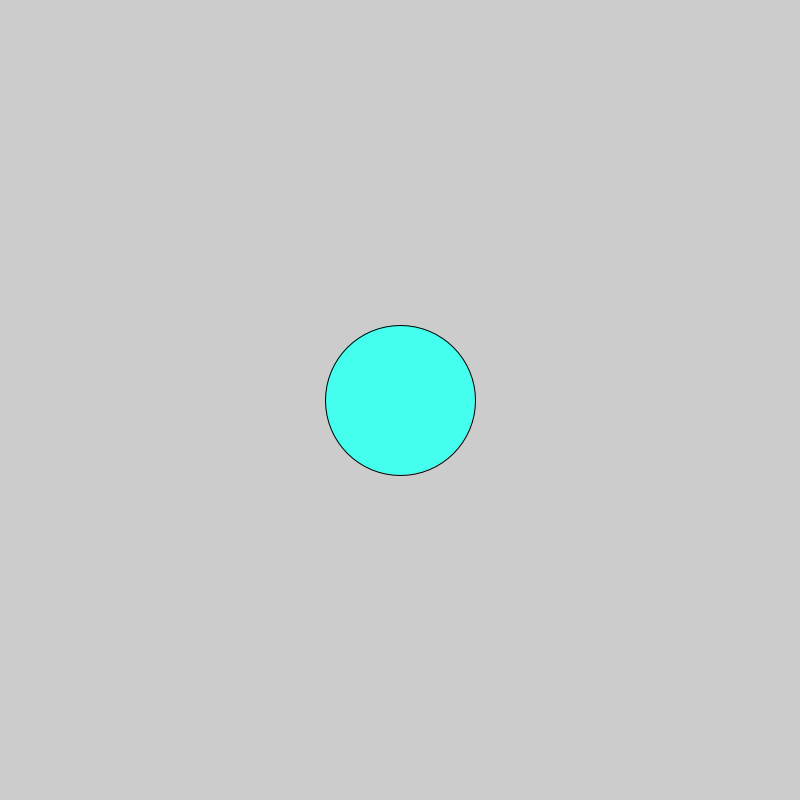
Frame 1 (no input)
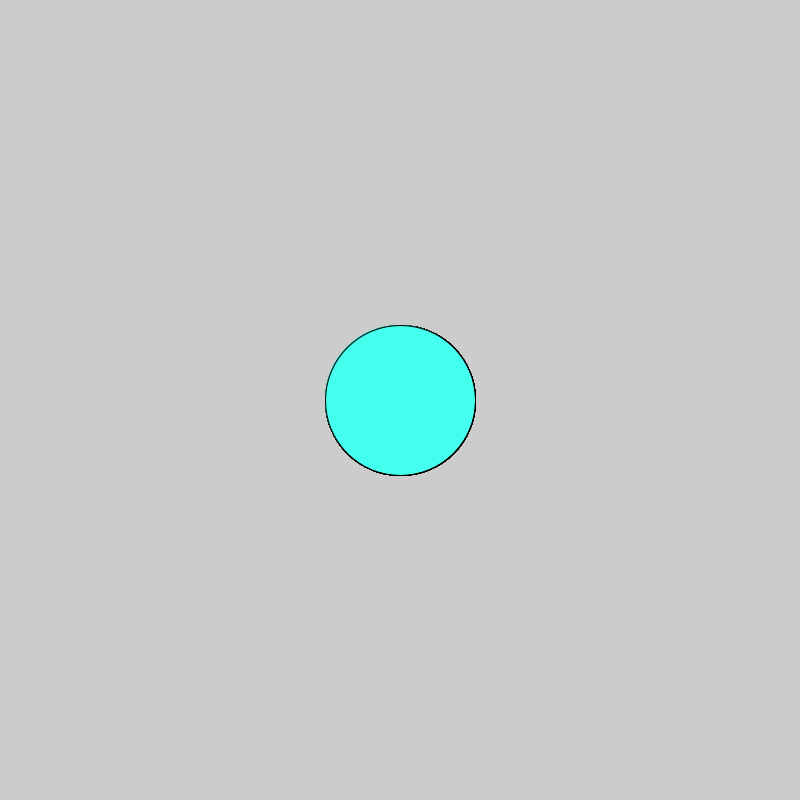
Frame 60 (the mouse pressed at the canvas centre just before this capture)
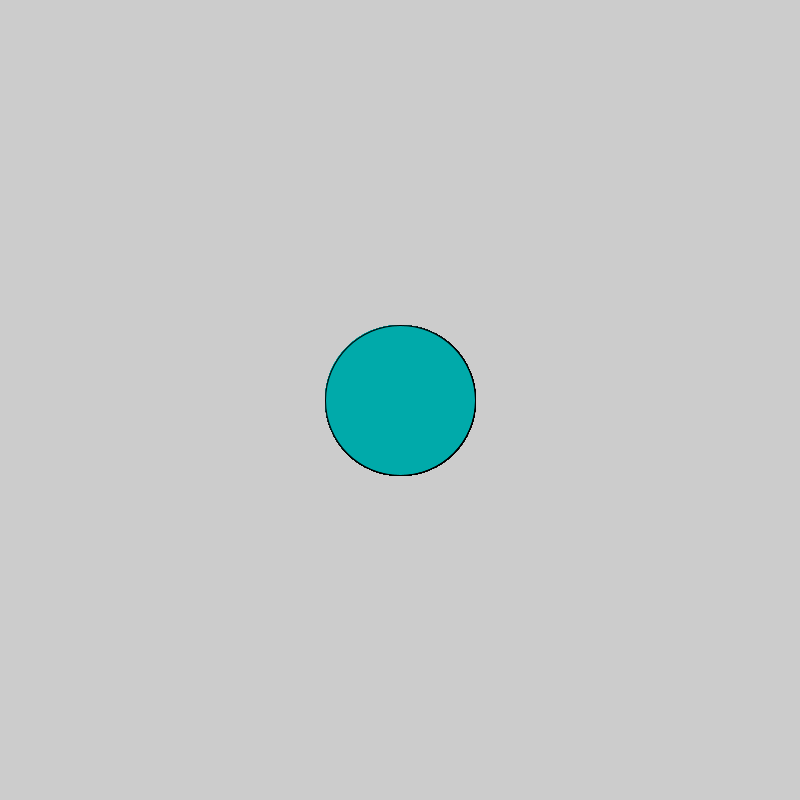
Frame 120 (the mouse held since frame 60 and released just before this capture)

The Processing sketch that drew these frames (run headless with seeded random() and noise(); from frame 60 on, the mouse is pressed at the canvas centre):

// Processing sketch: Logical_Dot
// ── Logical_Dot.pde
void setup() {
  size(800, 800);
}

void draw() {
  
   //2. make it a nice color
fill(68,255,238);
   //3. if the mouse is pressed, fill the circle with a different color          
if(mousePressed) { fill(0,170,170);}
   //1. draw an ellipse
ellipse(400,400,150,150);
}
// Copyright Wintriss Technical Schools 2013
